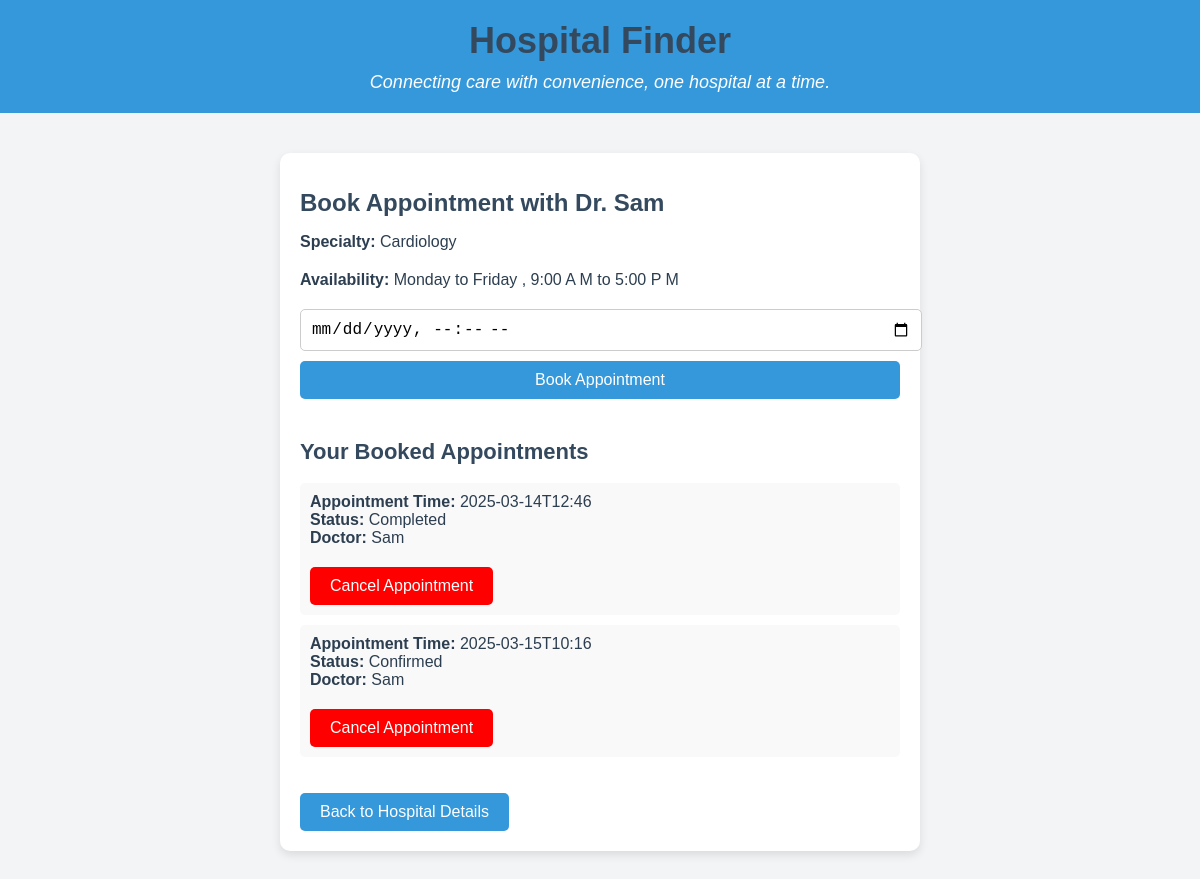
Screenshot of /client/appointments/book/1 (signed in) with the database file from the repository.
### app/models.py (models this page shows, shortened)
class Doctor(db.Model):
    id = db.Column(db.Integer, primary_key=True)
    name = db.Column(db.String(100), nullable=False)
    specialty = db.Column(db.String(100), nullable=False)
    availability = db.Column(db.String(200), nullable=False)  # Availability in a JSON string or simple format
    security_key = db.Column(db.String(200), nullable=False)  # New field for security key
    hospital_id = db.Column(db.Integer, db.ForeignKey('hospital.id'), nullable=False)
    hospital = db.relationship('Hospital', backref=db.backref('doctors', lazy=True))

class Appointment(db.Model):
    id = db.Column(db.Integer, primary_key=True)
    appointment_time = db.Column(db.String(100), nullable=False)  # Date & time when the appointment is booked
    status = db.Column(db.String(50), nullable=False, default="Pending")  # Status of the appointment ("Pending", "Confirmed", "Completed", "Cancelled")
    doctor_id = db.Column(db.Integer, db.ForeignKey('doctor.id'), nullable=False)
    client_id = db.Column(db.Integer, db.ForeignKey('user.id'), nullable=False)
    doctor = db.relationship('Doctor', backref=db.backref('appointments', lazy=True))
    client = db.relationship('User', backref=db.backref('appointments', lazy=True))

### app/routes/client_routes.py (the view, shortened to what this page needs)
@bp.route('/appointments/book/<int:doctor_id>', methods=['GET', 'POST'])
@login_required
def book_appointment(doctor_id):
    doctor = Doctor.query.get(doctor_id)
    if not doctor:
        return jsonify({"message": "Doctor not found"}), 404
    if request.method == 'GET':
        appointments = Appointment.query.filter_by(doctor_id=doctor_id, client_id=current_user.id).all()
        return render_template('client/booking.html', doctor=doctor, appointments=appointments)

### app/__init__.py (called while the page is built)
@login_manager.user_loader
def load_user(user_id):
    from app.models import User
    return User.query.get(int(user_id))  # Fixing the missing parentheses

### app/templates/client/booking.html (shortened to what this page needs)
<!DOCTYPE html>
<html lang="en">
<head>
</head>
<body>
    <div class="header">
        <h1>Hospital Finder</h1>
        <p>Connecting care with convenience, one hospital at a time.</p>
    </div>
    <div class="container">
        <h1>Book Appointment with Dr. {{ doctor.name }}</h1>
        <p><strong>Specialty:</strong> {{ doctor.specialty }}</p>
        <p><strong>Availability:</strong> {{ doctor.availability }}</p>
        <form method="POST" action="/client/appointments/book/{{ doctor.id }}">
            <input type="datetime-local" name="appointment_time" required>
            <button type="submit">Book Appointment</button>
        </form>
        <div class="appointments">
            <h2>Your Booked Appointments</h2>
            {% if appointments %}
                <ul>
                    {% for appointment in appointments %}
                        <li>
                            <strong>Appointment Time:</strong> {{ appointment.appointment_time }}<br>
                            <strong>Status:</strong> {{ appointment.status }}<br>
                            <strong>Doctor:</strong> {{ appointment.doctor.name }}<br>
                            <a href="/client/appointments/cancel/{{ appointment.id }}" class="cancel-button">Cancel Appointment</a>
                        </li>
                    {% endfor %}
                </ul>
            {% else %}
                <p>No appointments booked yet.</p>
            {% endif %}
        </div>
        <a href="/client/hospitals/{{ doctor.hospital.id }}" class="back-button">Back to Hospital Details</a>
    </div>
</body>
</html>

### app/templates/client/booking.html (style rules this page uses)
.cancel-button { background-color: #ff0000; display: inline-block; padding: 10px 20px; font-size: 16px; color: white; border-radius: 5px; text-decoration: none; margin-top: 20px; }
body { font-family: Arial, sans-serif; margin: 0; padding: 0; background-color: #f3f4f6; color: #2c3e50; }
.header { background-color: #3498db; color: white; text-align: center; padding: 20px 0; }
.header h1 { margin: 0; font-size: 36px; }
.header p { margin: 10px 0 0; font-size: 18px; font-style: italic; }
.container { max-width: 600px; margin: 40px auto; background: white; padding: 20px; border-radius: 10px; box-shadow: 0 4px 10px rgba(0, 0, 0, 0.1); }
h1 { color: #34495e; font-size: 24px; }
p { font-size: 16px; margin-bottom: 20px; }
input, button { padding: 10px; margin-bottom: 10px; font-size: 16px; border: 1px solid #ccc; border-radius: 5px; width: 100%; }
button { background-color: #3498db; color: white; border: none; }
.back-button { display: inline-block; padding: 10px 20px; font-size: 16px; color: white; background-color: #3498db; border-radius: 5px; text-decoration: none; margin-top: 20px; }
.appointments { margin-top: 30px; }
.appointments h2 { color: #34495e; font-size: 22px; }
.appointments ul { list-style-type: none; padding: 0; }
.appointments li { background-color: #f9f9f9; margin-bottom: 10px; padding: 10px; border-radius: 5px; }

### rows the page displays
Doctor: name "Sam", specialty "Cardiology", availability "Monday to Friday , 9:00 A M to 5:00 P M"
Appointment: appointment_time "2025-03-14T12:46", status "Completed", doctor.name "Sam"
Appointment: appointment_time "2025-03-15T10:16", status "Confirmed", doctor.name "Sam"
